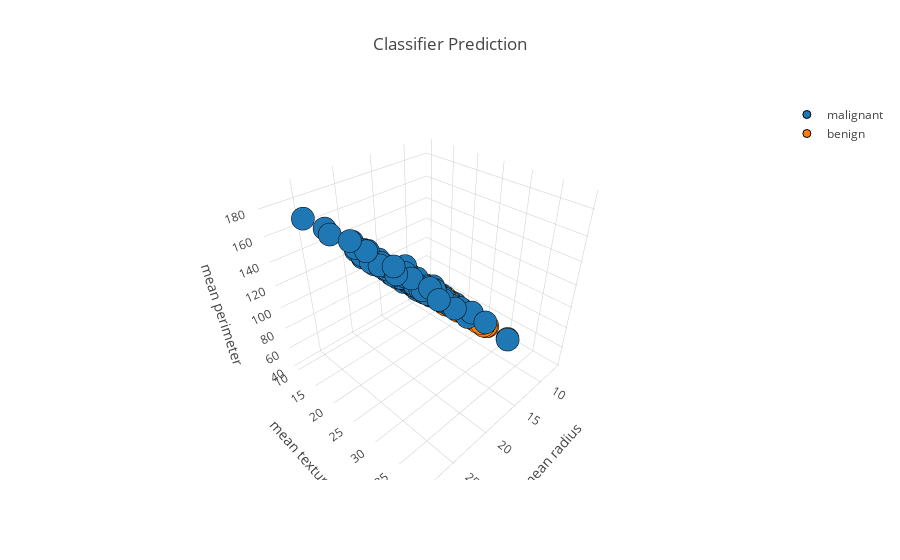

The notebook cell saved with this chart:
### Code cell
plot_handler.plot_prediction()

### Figure 1 — Plotly figure (JSON) as saved in the notebook; plotly's stock layout.template omitted (floating-point values rounded to 4 significant figures; data arrays with more than 128 entries replaced by an {"elided": "..."} marker saying what was removed)
{"data": [{"hoverinfo": "text", "marker": {"line": {"color": "black", "width": 1}}, "mode": "markers", "name": "malignant", "showlegend": true, "text": "malignant", "type": "scatter3d", "uid": "7cc8d0e6-3614-11e9-9445-6723f7265943", "x": {"elided": "198 float values"}, "y": {"elided": "198 float values"}, "z": {"elided": "198 float values"}}, {"hoverinfo": "text", "marker": {"line": {"color": "black", "width": 1}}, "mode": "markers", "name": "benign", "showlegend": true, "text": "benign", "type": "scatter3d", "uid": "7cc8d28a-3614-11e9-9445-6723f7265943", "x": {"elided": "371 float values"}, "y": {"elided": "371 float values"}, "z": {"elided": "371 float values"}}], "layout": {"autosize": true, "scene": {"aspectmode": "auto", "aspectratio": {"x": 1, "y": 1, "z": 1}, "xaxis": {"title": {"text": "mean radius"}, "type": "linear"}, "yaxis": {"title": {"text": "mean texture"}, "type": "linear"}, "zaxis": {"title": {"text": "mean perimeter"}, "type": "linear"}}, "title": {"text": "Classifier Prediction"}}}
